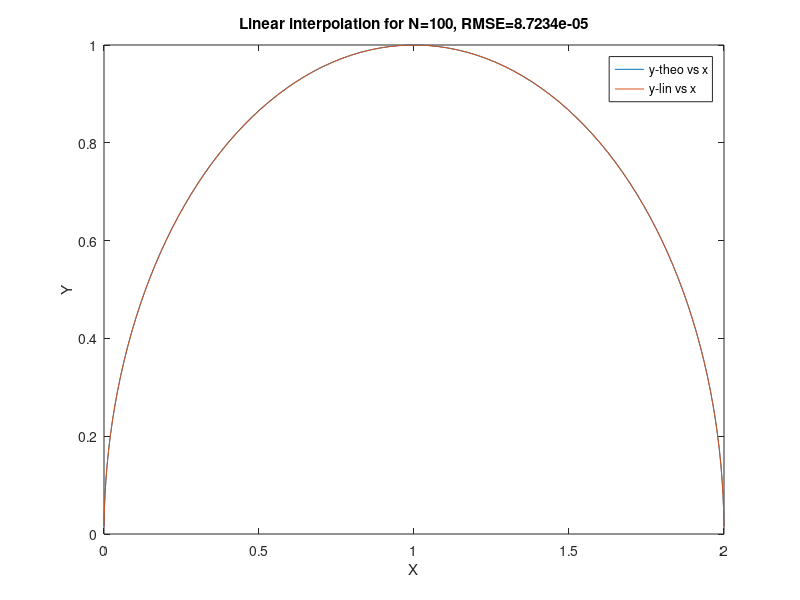

MATLAB code to generate this figure:
%% This code is created by Mayur Gaikwad | 16D100008 for Dual Degree Project (filter implementation on real values)
clear all:
clc;
close all;
%% Input parameters (semicircular arc from (0,0) to (2,0)
N_points=100;
t=linspace(0,1,N_points+1);
phase=1/N_points/2;
t1=t+phase;
%% theoretical values (we look for the values at t1)
%Curve equation = (x-1)^2 + y^2 = 1^2
x= 1-cos(pi*t1(1:N_points));
ytheo= sqrt(1-(x-1).^2);
y=sin(pi*t);

%% linear interpolation values of y at t1
y_lin= (y(1:N_points)+y(2:N_points+1))/2;
Rmse_lin= sqrt(sum((y_lin-ytheo).^2)/N_points)
figure;
plot (x,ytheo);
hold on;
plot(x,y_lin);
title('Linear interpolation for N=100, RMSE=8.7234e-05')
xlabel('X');
ylabel('Y');
legend('y-theo vs x', 'y-lin vs x');

